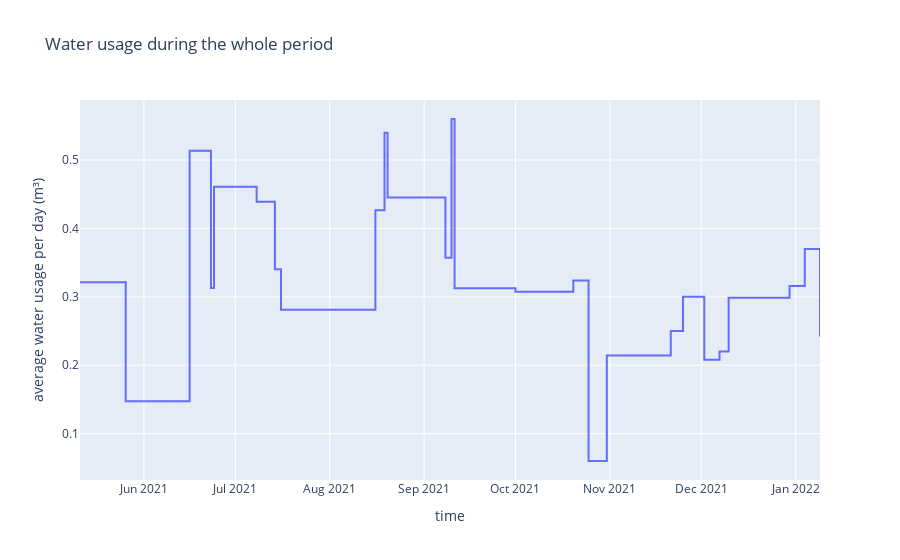

Notebook cell for this chart:
### Markdown cell above
It would be helpful to look how the water usage looks in the whole period

### Code cell
px.line(
    df,
    x='period_start_date',
    y='avg_water_usage_per_day',
    line_shape='hv',
    title='Water usage during the whole period',
    labels={
         "period_start_date": "time",
         "avg_water_usage_per_day": "average water usage per day (m³)",
    }
)

### Figure 1 — Plotly figure (JSON) as saved in the notebook; plotly's stock layout.template omitted (floating-point values rounded to 4 significant figures)
{"data": [{"hovertemplate": "time=%{x}<br>average water usage per day (m³)=%{y}<extra></extra>", "legendgroup": "", "line": {"color": "#636efa", "dash": "solid", "shape": "hv"}, "mode": "lines", "name": "", "orientation": "v", "showlegend": false, "type": "scatter", "x": ["2021-05-11T00:00:00", "2021-05-26T00:00:00", "2021-06-16T00:00:00", "2021-06-23T00:00:00", "2021-06-24T00:00:00", "2021-07-08T00:00:00", "2021-07-14T00:00:00", "2021-07-16T00:00:00", "2021-08-16T00:00:00", "2021-08-19T00:00:00", "2021-08-20T00:00:00", "2021-09-08T00:00:00", "2021-09-10T00:00:00", "2021-09-11T00:00:00", "2021-10-01T00:00:00", "2021-10-20T00:00:00", "2021-10-25T00:00:00", "2021-10-31T00:00:00", "2021-11-21T00:00:00", "2021-11-25T00:00:00", "2021-12-02T00:00:00", "2021-12-07T00:00:00", "2021-12-10T00:00:00", "2021-12-30T00:00:00", "2022-01-04T00:00:00", "2022-01-09T00:00:00"], "xaxis": "x", "y": [0.3213, 0.1474, 0.5136, 0.313, 0.4611, 0.439, 0.3405, 0.281, 0.4267, 0.54, 0.4451, 0.357, 0.56, 0.3125, 0.3074, 0.324, 0.06, 0.2143, 0.25, 0.3, 0.208, 0.22, 0.2985, 0.316, 0.37, 0.2421], "yaxis": "y"}], "layout": {"legend": {"tracegroupgap": 0}, "title": {"text": "Water usage during the whole period"}, "xaxis": {"anchor": "y", "domain": [0.0, 1.0], "title": {"text": "time"}}, "yaxis": {"anchor": "x", "domain": [0.0, 1.0], "title": {"text": "average water usage per day (m³)"}}}}
